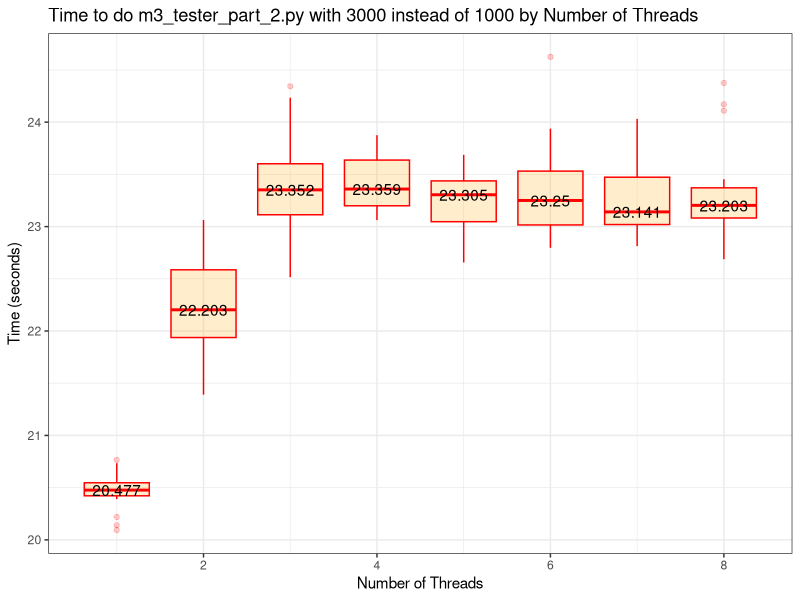
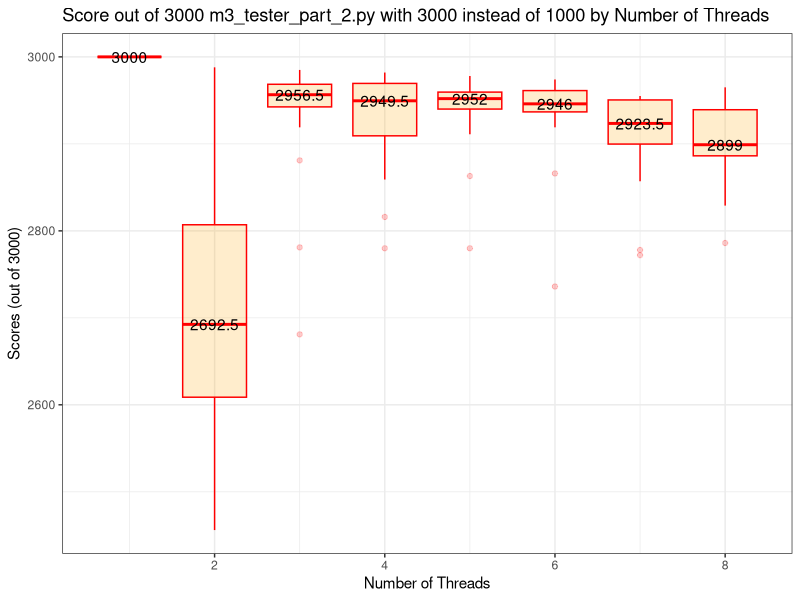
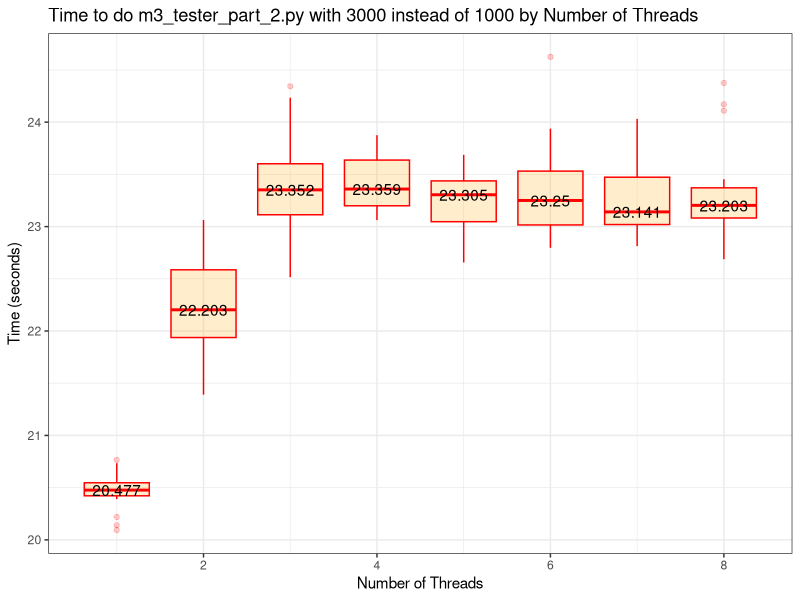
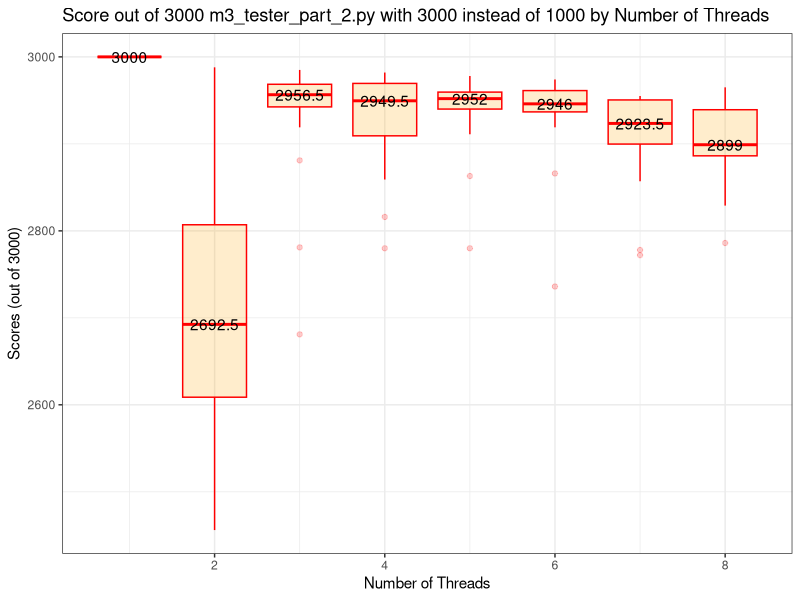

The R script that drew these images, in order:


library(dplyr)
library(ggplot2)
performance <- read.csv("performance.csv", header=FALSE)
scores <- read.csv("Score.csv", header = FALSE)
scores2 = dplyr::filter(scores, grepl("Score", V1))
scores3 = apply(scores2, 1, function(x) substr(x, 7,10))
scores3[1] = 3000
scores3 = cbind(performance[1], scores3)
data_median = performance %>%
  group_by(V1) %>%
  summarise(MD = median(V3))
data_median[2] = round(data_median[2], 3)
scores_median = scores3 %>%
  group_by(V1) %>%
  summarise(MD = median(as.numeric(scores3)))
scores_median[2] = round(scores_median[2], 3)
ggplot(performance, aes(x = V1, group = V1, 
                                 y = V3)) +
                  geom_boxplot(color = "red", fill = "orange", alpha = 0.2) +
                  theme(legend.position="none") +
                  theme_bw() +
                  xlab("Number of Threads") +
                  ylab("Time (seconds)") +
                  geom_text(data = data_median, aes(V1, MD, label = MD), 
                            position = position_dodge(width = 0.8)) +
                  ggtitle("Time to do m3_tester_part_2.py with 3000 instead of 1000 by Number of Threads")
ggsave("Performance.png", dpi = 300)
ggplot(scores3, aes(x = V1, group = V1, 
                        y = as.numeric(scores3))) +
  geom_boxplot(color = "red", fill = "orange", alpha = 0.2) +
  theme(legend.position="none") +
  theme_bw() +
  xlab("Number of Threads") +
  ylab("Scores (out of 3000)") +
  geom_text(data = scores_median, aes(V1, MD, label = MD), 
            position = position_dodge(width = 0.8)) +
  ggtitle("Score out of 3000 m3_tester_part_2.py with 3000 instead of 1000 by Number of Threads")
ggsave("Score.png", dpi = 300)
